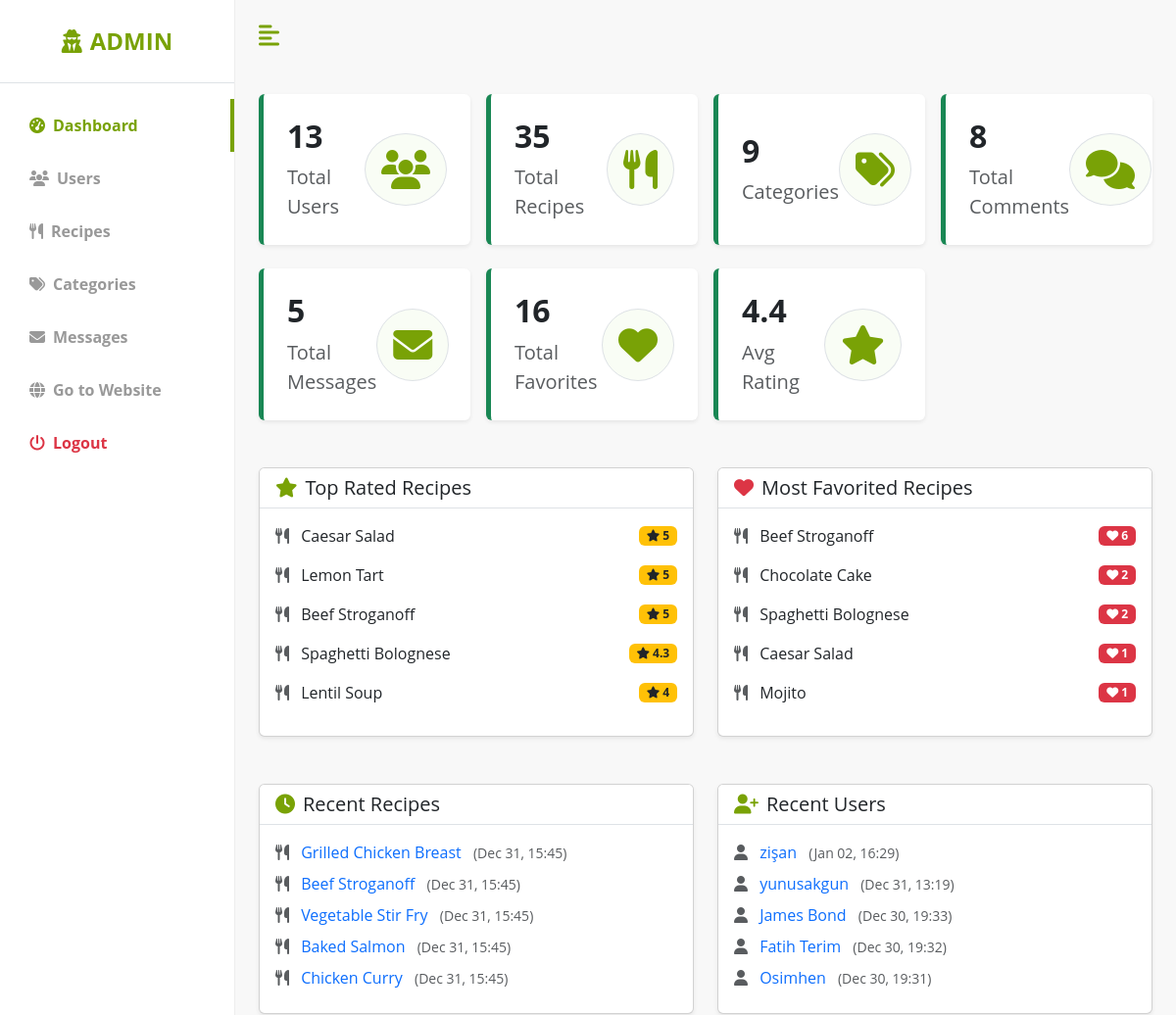
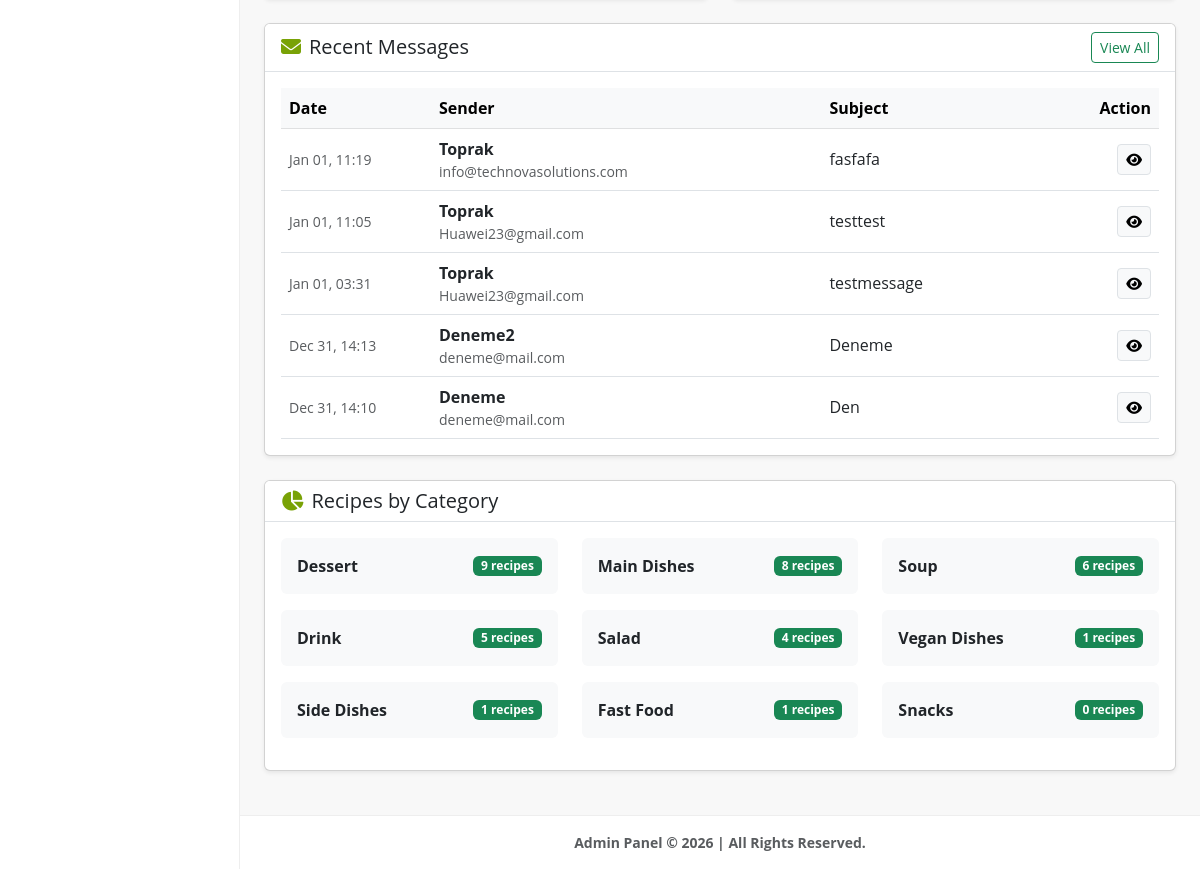
/recipe_of_the_day/admin/dashboard.php (signed in), run on the app's committed database (2 pictures, top to bottom).
### tables this page shows
CREATE TABLE `recipes` (
  `id` int unsigned NOT NULL AUTO_INCREMENT,
  `title` varchar(150) NOT NULL,
  `description` text,
  `ingredients` text NOT NULL,
  `steps` text NOT NULL,
  `image` varchar(255) DEFAULT NULL,
  `prep_time` int unsigned NOT NULL,
  `difficulty` tinyint NOT NULL,
  `category_id` int unsigned NOT NULL,
  `created_at` datetime DEFAULT CURRENT_TIMESTAMP,
  `updated_at` datetime DEFAULT CURRENT_TIMESTAMP ON UPDATE CURRENT_TIMESTAMP,
  PRIMARY KEY (`id`),
  KEY `idx_title` (`title`),
  KEY `idx_category` (`category_id`),
  CONSTRAINT `fk_recipes_category` FOREIGN KEY (`category_id`) REFERENCES `categories` (`id`) ON DELETE RESTRICT ON UPDATE CASCADE
);

CREATE TABLE `users` (
  `id` int unsigned NOT NULL AUTO_INCREMENT,
  `username` varchar(50) NOT NULL,
  `email` varchar(100) NOT NULL,
  `PASSWORD` varchar(255) NOT NULL,
  `role` tinyint NOT NULL DEFAULT '0',
  `is_banned` tinyint(1) NOT NULL DEFAULT '0',
  `created_at` datetime DEFAULT CURRENT_TIMESTAMP,
  `updated_at` datetime DEFAULT CURRENT_TIMESTAMP ON UPDATE CURRENT_TIMESTAMP,
  PRIMARY KEY (`id`),
  UNIQUE KEY `unique_username` (`username`),
  UNIQUE KEY `unique_email` (`email`),
  KEY `idx_role` (`role`),
  KEY `idx_is_banned` (`is_banned`)
);

CREATE TABLE `messages` (
  `id` int NOT NULL AUTO_INCREMENT,
  `name` varchar(100) NOT NULL,
  `email` varchar(150) NOT NULL,
  `subject` varchar(255) NOT NULL,
  `message` text NOT NULL,
  `created_at` timestamp NULL DEFAULT CURRENT_TIMESTAMP,
  PRIMARY KEY (`id`)
);

### recipe_of_the_day/admin/dashboard.php (the view, shortened to what this page needs)
<?php require_once "header.php"; ?>
<div class="row g-3 my-2">
    <div class="col-12 col-sm-6 col-md-3">
        <a href="users/index.php" class="text-decoration-none text-dark">
            <div class="p-4 bg-white shadow-sm d-flex justify-content-between align-items-center rounded h-100 border-start border-5 border-success hover-card">
                <div>
                    <h3 class="fs-2 fw-bold">
                        <?php echo $pdo->query("SELECT COUNT(*) FROM users")->fetchColumn(); ?>
                    </h3>
                    <p class="fs-5 text-muted mb-0">Total Users</p>
                </div>
                <i class="fas fa-users fs-1 primary-text border rounded-full secondary-bg p-3"></i>
            </div>
        </a>
    </div>
    <div class="col-12 col-sm-6 col-md-3">
        <a href="recipes/index.php" class="text-decoration-none text-dark">
            <div class="p-4 bg-white shadow-sm d-flex justify-content-between align-items-center rounded h-100 border-start border-5 border-success hover-card">
                <div>
                    <h3 class="fs-2 fw-bold">
                        <?php echo $pdo->query("SELECT COUNT(*) FROM recipes")->fetchColumn(); ?>
                    </h3>
                    <p class="fs-5 text-muted mb-0">Total Recipes</p>
                </div>
                <i class="fas fa-utensils fs-1 primary-text border rounded-full secondary-bg p-3"></i>
            </div>
        </a>
    </div>
    <div class="col-12 col-sm-6 col-md-3">
        <a href="categories/index.php" class="text-decoration-none text-dark">
            <div class="p-4 bg-white shadow-sm d-flex justify-content-between align-items-center rounded h-100 border-start border-5 border-success hover-card">
                <div>
                    <h3 class="fs-2 fw-bold">
                        <?php echo $pdo->query("SELECT COUNT(*) FROM categories")->fetchColumn(); ?>
                    </h3>
                    <p class="fs-5 text-muted mb-0">Categories</p>
                </div>
                <i class="fas fa-tags fs-1 primary-text border rounded-full secondary-bg p-3"></i>
            </div>
        </a>
    </div>
    <div class="col-12 col-sm-6 col-md-3">
        <div class="p-4 bg-white shadow-sm d-flex justify-content-between align-items-center rounded h-100 border-start border-5 border-success">
            <div>
                <h3 class="fs-2 fw-bold">
                    <?php echo $pdo->query("SELECT COUNT(*) FROM comments")->fetchColumn(); ?>
                </h3>
                <p class="fs-5 text-muted mb-0">Total Comments</p>
            </div>
            <i class="fas fa-comments fs-1 primary-text border rounded-full secondary-bg p-3"></i>
        </div>
    </div>
</div>
<div class="row g-3 my-2">
    <div class="col-12 col-sm-6 col-md-3">
        <a href="messages.php" class="text-decoration-none text-dark">
            <div class="p-4 bg-white shadow-sm d-flex justify-content-between align-items-center rounded h-100 border-start border-5 border-success hover-card">
                <div>
                    <h3 class="fs-2 fw-bold">
                        <?php echo $pdo->query("SELECT COUNT(*) FROM messages")->fetchColumn(); ?>
                    </h3>
                    <p class="fs-5 text-muted mb-0">Total Messages</p>
                </div>
                <i class="fas fa-envelope fs-1 primary-text border rounded-full secondary-bg p-3"></i>
            </div>
        </a>
    </div>
    <div class="col-12 col-sm-6 col-md-3">
        <div class="p-4 bg-white shadow-sm d-flex justify-content-between align-items-center rounded h-100 border-start border-5 border-success">
            <div>
                <h3 class="fs-2 fw-bold">
                    <?php echo $pdo->query("SELECT COUNT(*) FROM favorites")->fetchColumn(); ?>
                </h3>
                <p class="fs-5 text-muted mb-0">Total Favorites</p>
            </div>
            <i class="fas fa-heart fs-1 primary-text border rounded-full secondary-bg p-3"></i>
        </div>
    </div>
    <div class="col-12 col-sm-6 col-md-3">
        <div class="p-4 bg-white shadow-sm d-flex justify-content-between align-items-center rounded h-100 border-start border-5 border-success">
            <div>
                <h3 class="fs-2 fw-bold">
                    <?php
                    $avgRating = $pdo->query("SELECT AVG(rating) FROM comments WHERE rating IS NOT NULL")->fetchColumn();
                    echo $avgRating ? number_format($avgRating, 1) : '0.0';
                    ?>
                </h3>
                <p class="fs-5 text-muted mb-0">Avg Rating</p>
            </div>
            <i class="fas fa-star fs-1 primary-text border rounded-full secondary-bg p-3"></i>
        </div>
    </div>
</div>
<div class="row g-4 my-4">
    <div class="col-md-6">
        <div class="card shadow-sm">
            <div class="card-header bg-white border-bottom">
                <h5 class="mb-0"><i class="fas fa-star me-2 primary-text"></i>Top Rated Recipes</h5>
            </div>
            <div class="card-body">
                <ul class="list-unstyled mb-0">
                    <?php
                    $topRecipes = $pdo->query("
                        SELECT r.id, r.title, AVG(c.rating) as avg_rating, COUNT(c.id) as comment_count
                        FROM recipes r
                        LEFT JOIN comments c ON r.id = c.recipe_id
                        GROUP BY r.id
                        ORDER BY avg_rating DESC
                        LIMIT 5
                    ")->fetchAll();
                    foreach($topRecipes as $recipe):
                        $rating = $recipe['avg_rating'] ? round($recipe['avg_rating'], 1) : 0;
                    ?>
                        <li class="mb-3 d-flex justify-content-between align-items-center">
                            <span>
                                <i class="fas fa-utensils text-muted me-2"></i>
                                <?= htmlspecialchars($recipe['title']) ?>
                            </span>
                            <span class="badge bg-warning text-dark">
                                <i class="fas fa-star"></i> <?= $rating ?>
                            </span>
                        </li>
                    <?php endforeach; ?>
                </ul>
            </div>
        </div>
    </div>
    <div class="col-md-6">
        <div class="card shadow-sm">
            <div class="card-header bg-white border-bottom">
                <h5 class="mb-0"><i class="fas fa-heart me-2 text-danger"></i>Most Favorited Recipes</h5>
            </div>
            <div class="card-body">
                <ul class="list-unstyled mb-0">
                    <?php
                    $favRecipes = $pdo->query("
                        SELECT r.id, r.title, COUNT(f.user_id) as fav_count
                        FROM recipes r
                        LEFT JOIN favorites f ON r.id = f.recipe_id
                        GROUP BY r.id
                        ORDER BY fav_count DESC
                        LIMIT 5
                    ")->fetchAll();
                    foreach($favRecipes as $recipe): ?>
                        <li class="mb-3 d-flex justify-content-between align-items-center">
                            <span>
                                <i class="fas fa-utensils text-muted me-2"></i>
                                <?= htmlspecialchars($recipe['title']) ?>
                            </span>
                            <span class="badge bg-danger">
                                <i class="fas fa-heart"></i> <?= $recipe['fav_count'] ?>
                            </span>
                        </li>
                    <?php endforeach; ?>
                </ul>
            </div>
        </div>
    </div>
</div>
<div class="row g-4 my-4">
    <div class="col-md-6">
        <div class="card shadow-sm">
            <div class="card-header bg-white border-bottom">
                <h5 class="mb-0"><i class="fas fa-clock me-2 primary-text"></i>Recent Recipes</h5>
            </div>
            <div class="card-body">
                <ul class="list-unstyled mb-0">
                    <?php
                    $recent = $pdo->query("SELECT id, title, created_at FROM recipes ORDER BY created_at DESC LIMIT 5")->fetchAll();
                    foreach($recent as $r): ?>
                        <li class="mb-2">
                            <i class="fas fa-utensils text-muted me-2"></i>
                            <a href="recipes/update.php?id=<?= $r['id'] ?>" class="text-decoration-none">
                                <?= htmlspecialchars($r['title']) ?>
                            </a>
                            <small class="text-muted ms-2">(<?= date('M d, H:i', strtotime($r['created_at'])) ?>)</small>
                        </li>
                    <?php endforeach; ?>
                </ul>
            </div>
        </div>
    </div>
    <div class="col-md-6">
        <div class="card shadow-sm">
            <div class="card-header bg-white border-bottom">
                <h5 class="mb-0"><i class="fas fa-user-plus me-2 primary-text"></i>Recent Users</h5>
            </div>
            <div class="card-body">
                <ul class="list-unstyled mb-0">
                    <?php
                    $users = $pdo->query("SELECT id, username, created_at FROM users ORDER BY created_at DESC LIMIT 5")->fetchAll();
                    foreach($users as $u): ?>
                        <li class="mb-2">
                            <i class="fas fa-user text-muted me-2"></i>
                            <a href="users/update.php?id=<?= $u['id'] ?>" class="text-decoration-none">
                                <?= htmlspecialchars($u['username']) ?>
                            </a>
                            <small class="text-muted ms-2">(<?= date('M d, H:i', strtotime($u['created_at'])) ?>)</small>
                        </li>
                    <?php endforeach; ?>
                </ul>
            </div>
        </div>
    </div>
</div>
<div class="row my-4">
    <div class="col-md-12">
        <div class="card shadow-sm">
            <div class="card-header bg-white border-bottom d-flex justify-content-between align-items-center">
                <h5 class="mb-0"><i class="fas fa-envelope me-2 primary-text"></i>Recent Messages</h5>
                <a href="messages.php" class="btn btn-sm btn-outline-success">View All</a>
            </div>
            <div class="card-body">
                <div class="table-responsive">
                    <table class="table table-hover align-middle mb-0">
                        <thead class="table-light">
                            <tr>
                                <th>Date</th>
                                <th>Sender</th>
                                <th>Subject</th>
                                <th class="text-end">Action</th>
                            </tr>
                        </thead>
                        <tbody>
                            <?php
                            $recentMsgs = $pdo->query("SELECT * FROM messages ORDER BY created_at DESC LIMIT 5")->fetchAll();
                            if (count($recentMsgs) > 0):
                                foreach($recentMsgs as $msg): ?>
                                    <tr>
                                        <td class="text-muted small" style="width: 150px;">
                                            <?= date('M d, H:i', strtotime($msg['created_at'])) ?>
                                        </td>
                                        <td>
                                            <div class="fw-bold"><?= htmlspecialchars($msg['name']) ?></div>
                                            <div class="text-muted small"><?= htmlspecialchars($msg['email']) ?></div>
                                        </td>
                                        <td>
                                            <?= htmlspecialchars(mb_strimwidth($msg['subject'], 0, 40, '...')) ?>
                                        </td>
                                        <td class="text-end">
                                            <a href="messages.php" class="btn btn-sm btn-light border">
                                                <i class="fas fa-eye"></i>
                                            </a>
                                        </td>
                                    </tr>
                                <?php endforeach;
                            else: ?>
                                <tr>
                                    <td colspan="4" class="text-center text-muted py-3">No messages found.</td>
                                </tr>
                            <?php endif; ?>
                        </tbody>
                    </table>
                </div>
            </div>
        </div>
    </div>
</div>
<div class="row my-4">
    <div class="col-md-12">
        <div class="card shadow-sm">
            <div class="card-header bg-white border-bottom">
                <h5 class="mb-0"><i class="fas fa-chart-pie me-2 primary-text"></i>Recipes by Category</h5>
            </div>
            <div class="card-body">
                <div class="row">
                    <?php
                    $catStats = $pdo->query("
                        SELECT c.name, COUNT(r.id) as recipe_count
                        FROM categories c
                        LEFT JOIN recipes r ON c.id = r.category_id
                        GROUP BY c.id
                        ORDER BY recipe_count DESC
                    ")->fetchAll();
                    foreach($catStats as $cat): ?>
                        <div class="col-md-4 mb-3">
                            <div class="d-flex justify-content-between align-items-center p-3 bg-light rounded">
                                <span class="fw-bold"><?= htmlspecialchars($cat['name']) ?></span>
                                <span class="badge bg-success"><?= $cat['recipe_count'] ?> recipes</span>
                            </div>
                        </div>
                    <?php endforeach; ?>
                </div>
            </div>
        </div>
    </div>
</div>
<?php require_once "footer.php"; ?>

### recipe_of_the_day/admin/admin.css (style rules this page uses)
html, body { height: 100%; margin: 0; padding: 0; font-family: 'Open Sans', sans-serif; background-color: #f8f8f8; }
:root { --main-bg-color: #79a206; --main-text-color: #79a206; --second-text-color: #999; --second-bg-color: #f9fdf5; }
.primary-text { color: var(--main-text-color); }
.rounded-full { border-radius: 100%; }
.secondary-bg { background-color: var(--second-bg-color); }

### recipe_of_the_day/admin/dashboard.php (style rules this page uses)
.hover-card { transition: all 0.3s ease; cursor: pointer; }

### data on the page
recipes: title "Caesar Salad", rating "5", fav_count "1"
recipes: title "Lemon Tart", rating "5"
recipes: title "Beef Stroganoff", rating "5", fav_count "6", created_at "Dec 31, 15:45"
recipes: title "Spaghetti Bolognese", rating "4.3", fav_count "2"
recipes: title "Lentil Soup", rating "4"
recipes: title "Chocolate Cake", fav_count "2"
recipes: title "Mojito", fav_count "1"
recipes: title "Grilled Chicken Breast", created_at "Dec 31, 15:45"
recipes: title "Vegetable Stir Fry", created_at "Dec 31, 15:45"
recipes: title "Baked Salmon", created_at "Dec 31, 15:45"
recipes: title "Chicken Curry", created_at "Dec 31, 15:45"
users: username "zişan", created_at "Jan 02, 16:29"
users: username "yunusakgun", created_at "Dec 31, 13:19"
users: username "James Bond", created_at "Dec 30, 19:33"
users: username "Fatih Terim", created_at "Dec 30, 19:32"
users: username "Osimhen", created_at "Dec 30, 19:31"
messages: created_at "Jan 01, 11:19", name "Toprak", email "info@technovasolutions.com", subject "fasfafa"
messages: created_at "Jan 01, 11:05", name "Toprak", email "Huawei23@gmail.com", subject "testtest"
messages: created_at "Jan 01, 03:31", name "Toprak", email "Huawei23@gmail.com", subject "testmessage"
messages: created_at "Dec 31, 14:13", name "Deneme2", email "deneme@mail.com", subject "Deneme"
messages: created_at "Dec 31, 14:10", name "Deneme", email "deneme@mail.com", subject "Den"

### other printed values
$pdo->query("SELECT COUNT(*) FROM users")->fetchColumn() "13"
$pdo->query("SELECT COUNT(*) FROM recipes")->fetchColumn() "35"
$pdo->query("SELECT COUNT(*) FROM categories")->fetchColumn() "9"
$pdo->query("SELECT COUNT(*) FROM comments")->fetchColumn() "8"
$pdo->query("SELECT COUNT(*) FROM messages")->fetchColumn() "5"
$pdo->query("SELECT COUNT(*) FROM favorites")->fetchColumn() "16"
$avgRating "4.4"
$cat['name'] "Dessert"
$cat['recipe_count'] "9"
$cat['name'] "Main Dishes"
$cat['recipe_count'] "8"
$cat['name'] "Soup"
$cat['recipe_count'] "6"
$cat['name'] "Drink"
$cat['recipe_count'] "5"
